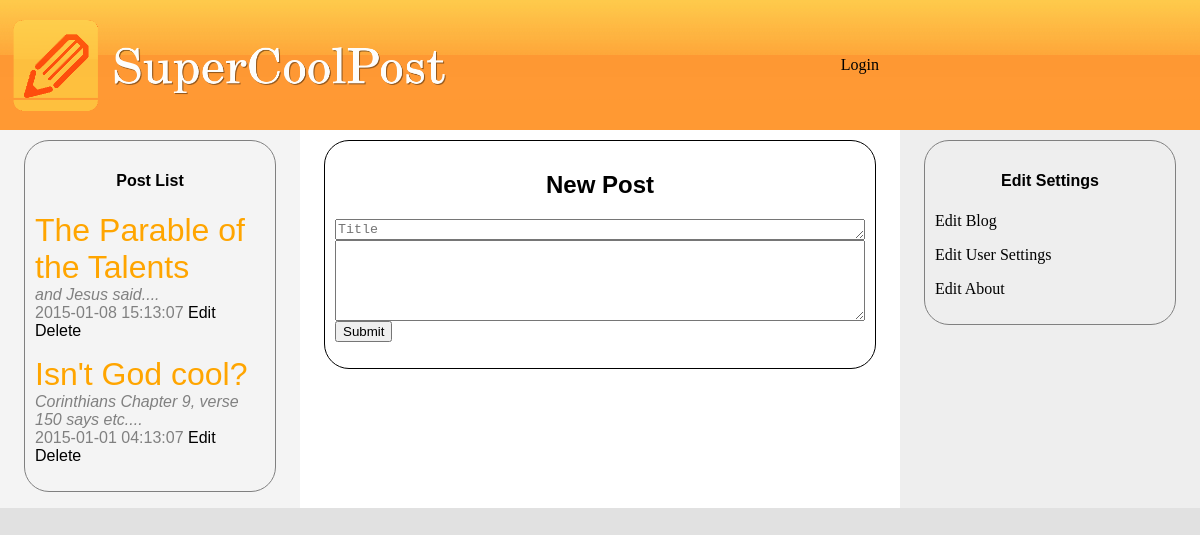
Page /member.php (signed in) on the earlier database version.
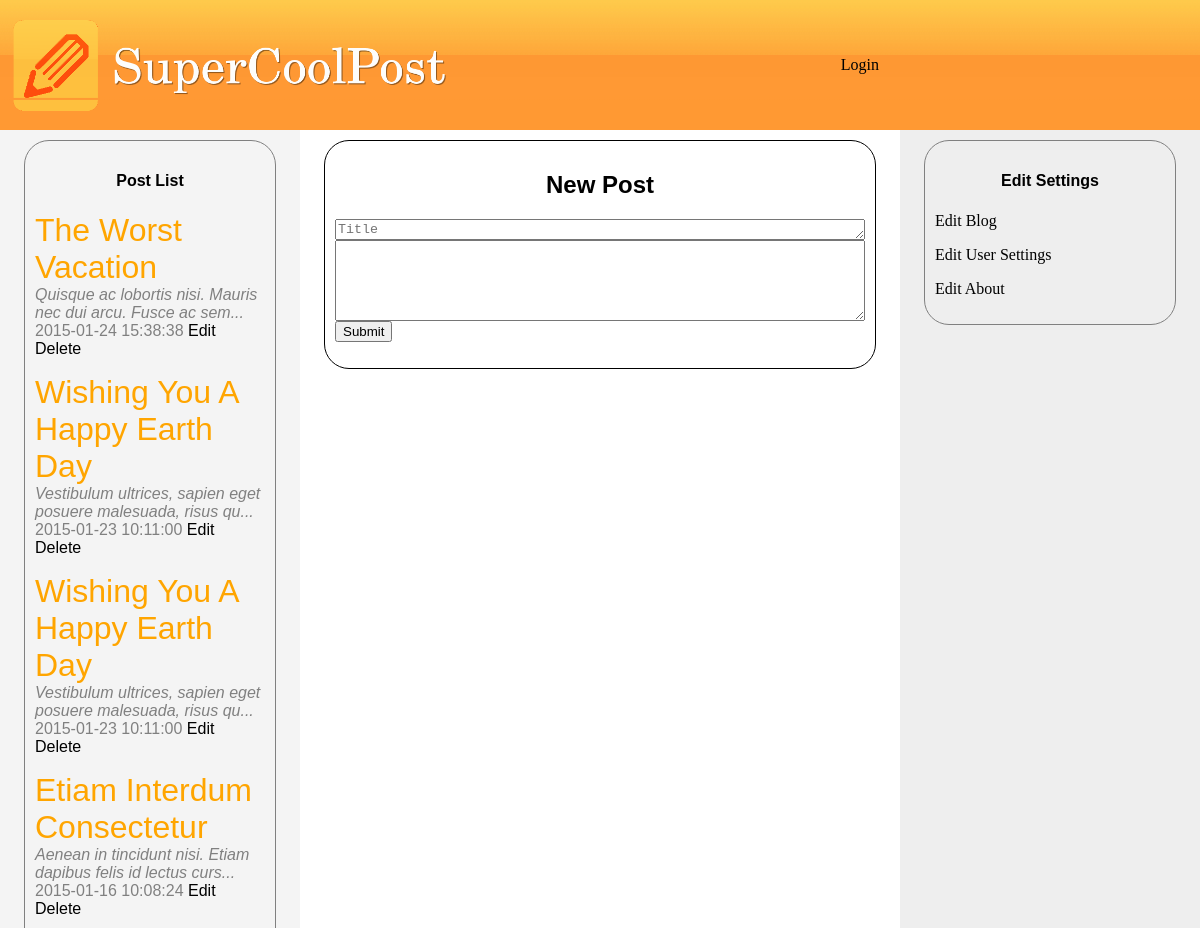
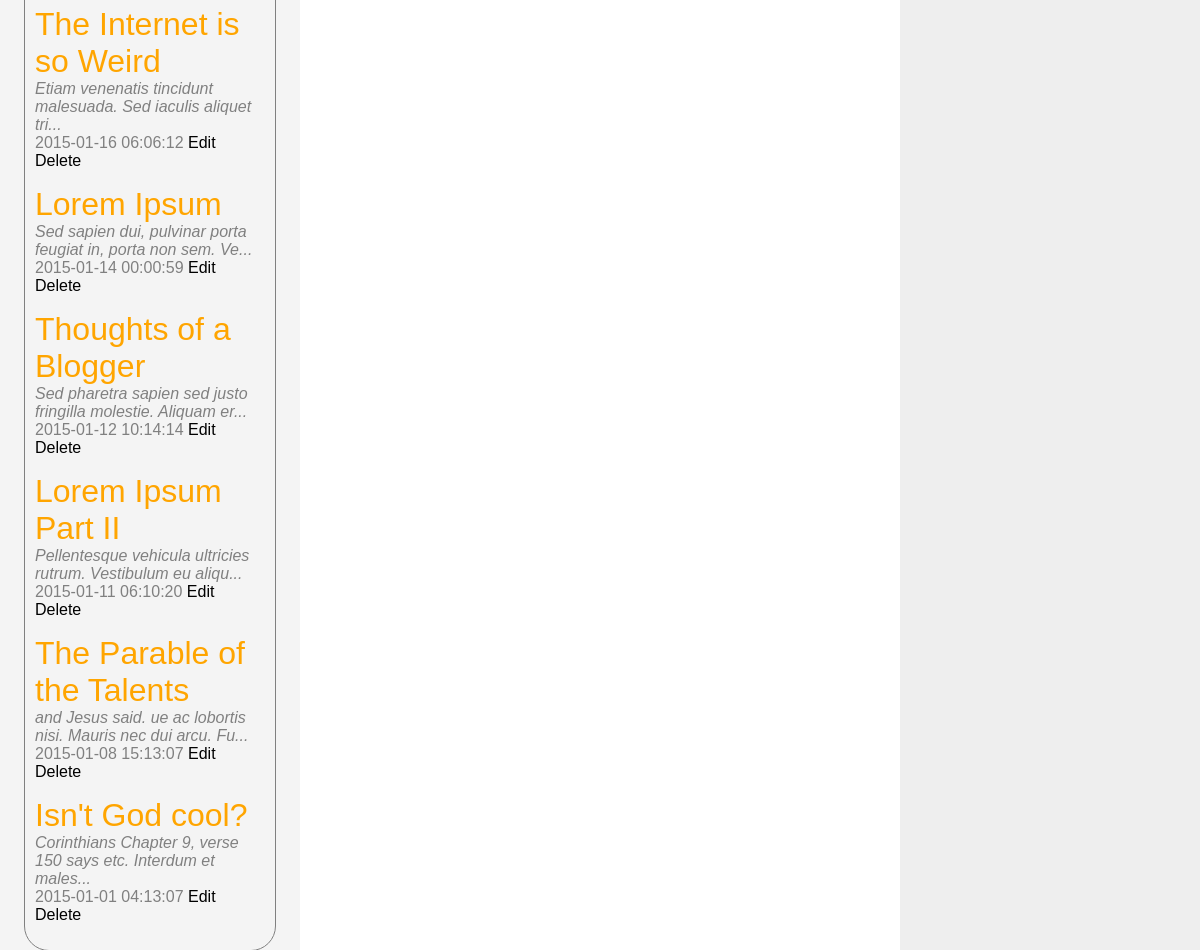
Same page on the later database version (2 pictures, top to bottom).
### tables this page shows
CREATE TABLE IF NOT EXISTS `blogs` (
`id` int(11) NOT NULL,
  `title` varchar(255) NOT NULL,
  `body` longtext NOT NULL,
  `owner` int(255) NOT NULL,
  `datetime` datetime NOT NULL,
  `draft` tinyint(1) NOT NULL
);

### member.php (the view, shortened to what this page needs)
<?php
include "header.php";
include "db.php";
?>
<article>
<div class="colmask threecol">
	<div class="colmid">
		<div class="colleft">
			<div class="col1">
				<div class="main_box">
					<h1 class="panel_title">New Post</h1>
					<form name="insert_post" action="insert.php" method="POST">
					<textarea class="textbox" cols="40" rows="1" name="title" placeholder="Title"></textarea>
					<textarea class="textbox" cols="40" rows="5" name="body"></textarea>
					<input type="submit"></input>
					</form>
				</div>
			</div>
			<div class="col2">
				<div class="box">
				<h4 class="panel_title">Post List</h4>
				<?php
				$stmt = $db->prepare('SELECT * FROM blogs WHERE owner = ?');
				$stmt->bindParam(1, $_SESSION['uid'], PDO::PARAM_INT);
				$stmt->execute();
				 $row = $stmt->fetchALL(PDO::FETCH_ASSOC);
				usort($row, "compare_datetimes");
				for($count = 0; $count < count($row); $count++){
					echo '<p><span class="post_listing">' . '<span class="post_listing_title">' . $row[$count]['title'] . '</span></br>' . '<span class="post_listing_body">' . substr($row[$count]['body'],0,60) . '...</span></br><span class="datetime">' . $row[$count]['datetime'] . ' </span><span class="edit_delete">Edit   Delete</span></p>';
				}
				?>
				</div>
			</div>
			<div class="col3">
				<div class="box">
				<h4 class="panel_title">Edit Settings</h4>
				<p>Edit Blog</p>
				<p>Edit User Settings<p>
				<p>Edit About</p>
				</div>
			</div>
		</div>
	</div>
</div>
</article>
</body>
</html>

### header.php (shortened to what this page needs)
<html>
<head>
<link rel="stylesheet" href="css/style.css">
<body>
<table class="header_table">
	<tr>
	<td style="width:70%; padding-left:9px"><a href="index.php"><img src="images/logo.png" height="100px"></img></a></td>
	<td style="width:30%">Login</td>
	</tr>
</table>

### css/style.css (style rules this page uses)
body { margin:0px; background-color:#E1E1E1; }
.panel_title { font-family:sans-serif; text-align:center; }
.header_table { width:100%; background-image: url("../images/banner_bg.jpg"); background-repeat:repeat-x; background-color:#ff9933; display:table; height:130px; }
.colmask { position:relative; clear:both; float:left; width:100%; overflow:hidden; }
.colright, .colmid, .colleft { float:left; width:100%; position:relative; }
.col1, .col2, .col3 { float:left; position:relative; padding:0 0 1em 0; overflow:hidden; }
.threecol { background:#eee; }
.threecol .colmid { right:25%; background:#fff; }
.threecol .colleft { right:50%; background:#f4f4f4; }
.threecol .col1 { width:46%; left:102%; padding-top: 10px; }
.threecol .col2 { width:21%; left:31%; padding-top: 10px; }
.threecol .col3 { width:21%; left:85%; padding-top: 10px; }
.main_box { border:1px solid black; border-radius: 25px; padding:10px; }
.box { border:1px solid gray; list-style-type: none; border-radius: 25px; padding:10px; }
.textbox { width:100%; }
.post_listing { font-family:sans-serif; }
.edit_delete { text-align: right; }
.datetime { color:gray; }
.post_listing_title { color:orange; font-size:2em; }
.post_listing_body { color:gray; font-style:italic; }

Differences in the rows shown:
added blogs: title "The Worst Vacation", body "Quisque ac lobortis nisi. Mauris nec dui arcu. Fusce ac sem", datetime "2015-01-24 15:38:38"
added blogs: title "Wishing You A Happy Earth Day", body "Vestibulum ultrices, sapien eget posuere malesuada, risus qu", datetime "2015-01-23 10:11:00"
added blogs: title "Wishing You A Happy Earth Day", body "Vestibulum ultrices, sapien eget posuere malesuada, risus qu", datetime "2015-01-23 10:11:00"
added blogs: title "Etiam Interdum Consectetur", body "Aenean in tincidunt nisi. Etiam dapibus felis id lectus curs", datetime "2015-01-16 10:08:24"
added blogs: title "The Internet is so Weird", body "Etiam venenatis tincidunt malesuada. Sed iaculis aliquet tri", datetime "2015-01-16 06:06:12"
added blogs: title "Lorem Ipsum", body "Sed sapien dui, pulvinar porta feugiat in, porta non sem. Ve", datetime "2015-01-14 00:00:59"
added blogs: title "Thoughts of a Blogger", body "Sed pharetra sapien sed justo fringilla molestie. Aliquam er", datetime "2015-01-12 10:14:14"
added blogs: title "Lorem Ipsum Part II", body "Pellentesque vehicula ultricies rutrum. Vestibulum eu aliqu", datetime "2015-01-11 06:10:20"
changed blogs "The Parable of the Talents": body "and Jesus said." → "and Jesus said. ue ac lobortis nisi. Mauris nec dui arcu. Fu"
changed blogs "Isn't God cool?": body "Corinthians Chapter 9, verse 150 says etc." → "Corinthians Chapter 9, verse 150 says etc. Interdum et males"
